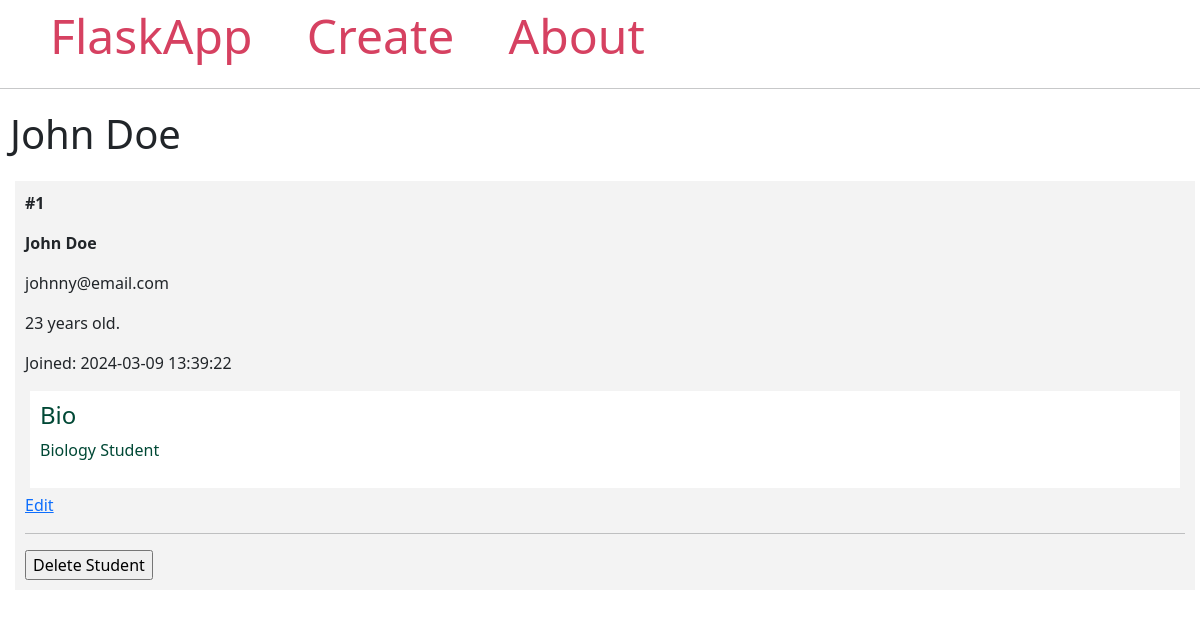
Screenshot of /student/1/ with the database file from the repository.
### model.py (models this page shows, shortened)
class Student(db.Model):
    id = db.Column(db.Integer, primary_key=True)
    firstname = db.Column(db.String(100), nullable=False)
    lastname = db.Column(db.String(100), nullable=False)
    email = db.Column(db.String(80), unique=True, nullable=False)
    age = db.Column(db.Integer)
    created_at = db.Column(db.DateTime(timezone=True), server_default=func.now())
    bio = db.Column(db.Text)

### app.py (the view)
@app.route('/student/<int:student_id>/')
def student(student_id):
    student = Student.query.get_or_404(student_id)
    return render_template('student.html', student=student)

### templates/student.html
{% extends 'base.html' %}
{% block content %}
    <span class="title">
        <h1>{% block title %} {{ student.firstname }} {{ student.lastname }}{% endblock %}</h1>
    </span>
    <div class="content">
            <div class="student">
                <p><b>#{{ student.id }}</b></p>
                <b>
                    <p class="name">{{ student.firstname }} {{ student.lastname }}</p>
                </b>
                <p>{{ student.email }}</p>
                <p>{{ student.age }} years old.</p>
                <p>Joined: {{ student.created_at }}</p>
                <div class="bio">
                    <h4>Bio</h4>
                    <p>{{ student.bio }}</p>
                </div>
                <a href="{{ url_for('edit_student', student_id=student.id) }}">Edit</a>
                <hr>
                <form method="POST" action="{{ url_for('delete_student', student_id=student.id) }}">
                    <input type="submit" value="Delete Student"
                        onclick="return confirm('Are you sure you want to delete this entry?')">
                </form>
            </div>
    </div>
{% endblock %}

### templates/base.html (style rules this page uses)
.title { margin: 5px; }
.content { margin: 5px; width: 100%; display: flex; flex-direction: row; flex-wrap: wrap; }
.student { flex: 20%; padding: 10px; margin: 5px; background-color: #f3f3f3; inline-size: 100%; }
.bio { padding: 10px; margin: 5px; background-color: #ffffff; color: #004835; }

### rows the page displays
Student: firstname "John", lastname "Doe", id "1", email "johnny@email.com", age "23", created_at "2024-03-09 13:39:22", bio "Biology Student"
